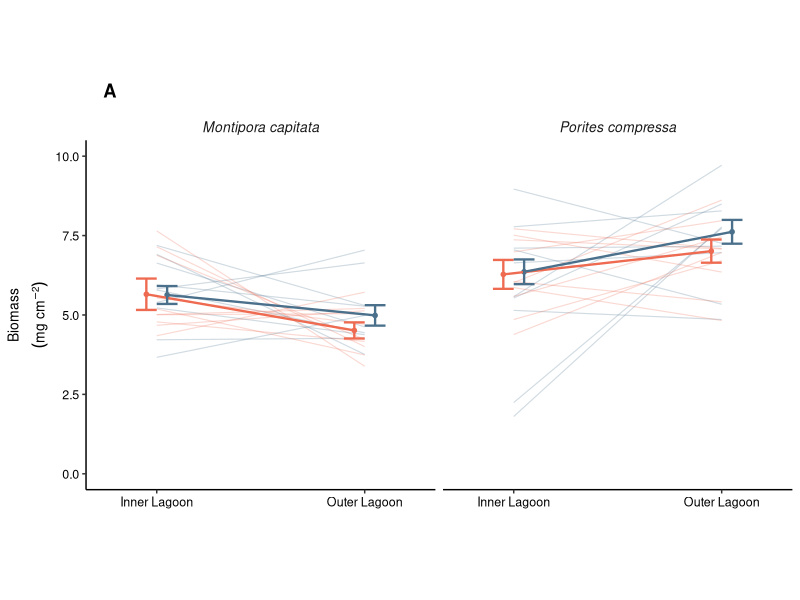
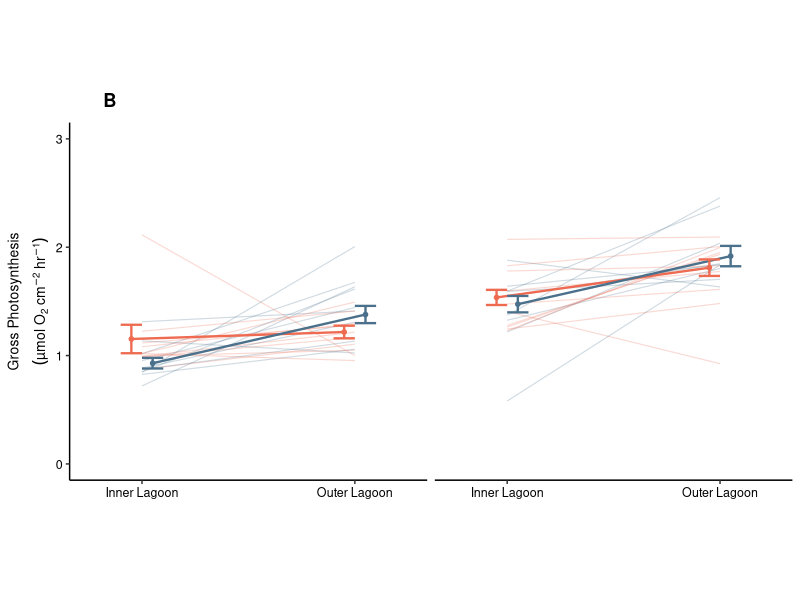
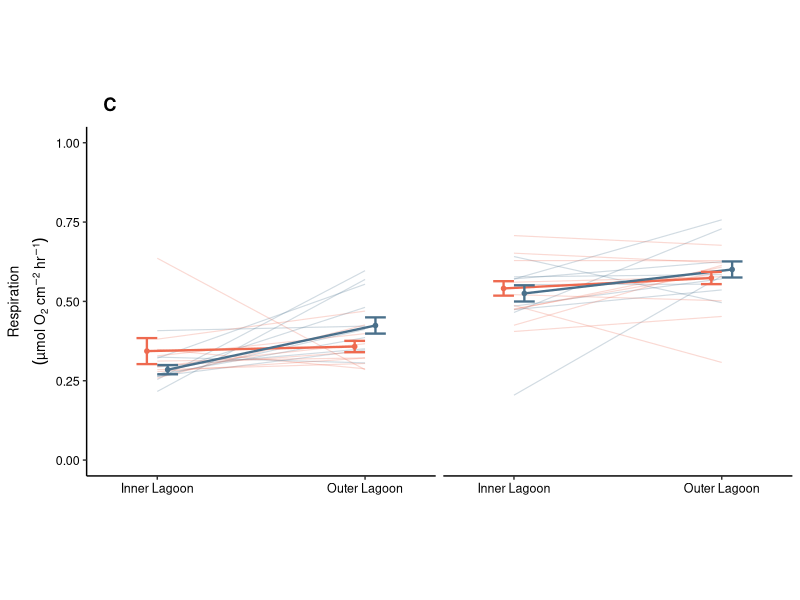
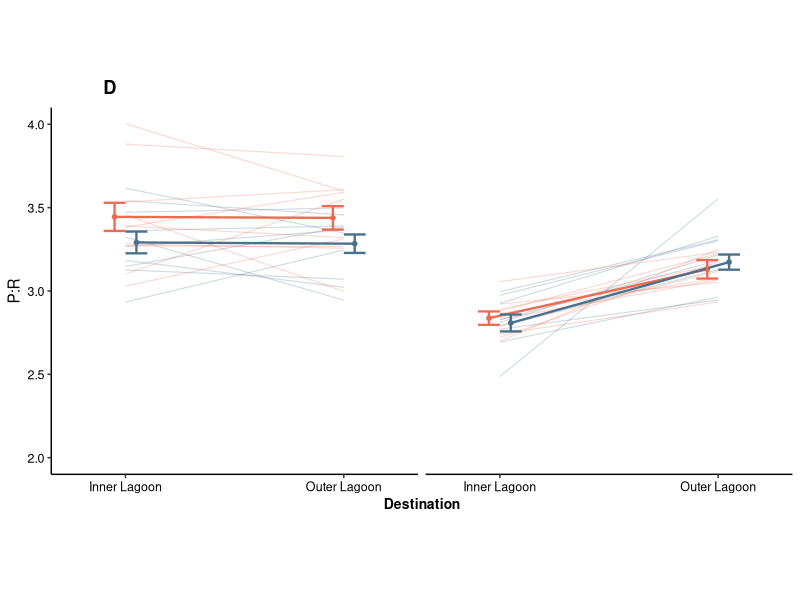

Recreate these plots in R, in order. (Note: this script raises an error after producing the figures.)
# Multi-panel Response Figures
## Load necessary packages
library(ggplot2) # plotting
library(patchwork) # arrange plots
library(ggpubr)

## Import dataset
Master <- read.csv("Data/RTE_Frags.csv")

## T6 ##
Tfinal <- subset(Master, Timepoint == "6")
Tfinal$Species <- gsub("MCAP", "Montipora capitata", as.character(Tfinal$Species))
Tfinal$Species <- gsub("PCOM", "Porites compressa", as.character(Tfinal$Species))
Tfinal$Transplant <- gsub("Inner Bay", "Inner Lagoon", Tfinal$Transplant)
Tfinal$Transplant <- gsub("Outer Bay", "Outer Lagoon", Tfinal$Transplant)
Tfinal$Origin <- gsub("Inner Bay", "Inner Lagoon", Tfinal$Origin)
Tfinal$Origin <- gsub("Outer Bay", "Outer Lagoon", Tfinal$Origin)

# Biomass
BMfinal <- subset(Tfinal, BM >= 0)
BM = ggplot(BMfinal, aes(x = Transplant, y = BM, color = Origin)) + 
  stat_summary(aes(group = Parent), fun = mean, geom = "line", size = 0.4, alpha = 0.25) +
  stat_summary(aes(group = Origin), fun = mean, geom = "point", size = 1.25, position = position_dodge(width = 0.2)) +
  stat_summary(aes(group = Origin), fun = mean, geom = "line", size = 0.8, position = position_dodge(width = 0.2)) + 
  stat_summary(aes(group = Origin), fun.data = mean_se, geom = "errorbar", width = 0.2, size = 0.8, position = position_dodge(width = 0.2)) + 
  scale_x_discrete(expand = c(0.17, 0.17)) +
  coord_cartesian(ylim = c(0, 10)) +
  scale_color_manual(values = c("Inner Lagoon" = "coral2", "Outer Lagoon" = "skyblue4")) + 
  theme(aspect.ratio = 1, axis.text.x=element_text(size=9, color = "black"), axis.text.y =  element_text(size = 9, color = "black"), axis.title=element_text(size=10), plot.title = element_text(hjust = 0.5, size = 10, face = "italic"), 
        panel.grid.major = element_blank(), panel.grid.minor = element_blank(), panel.background = element_blank(), panel.border = element_blank(), axis.line = element_line(colour = "black"),
        legend.position = "none", axis.title.x = element_blank(), plot.tag = element_text(face = "bold"), plot.tag.position = c(0.13, 1)) + 
  scale_fill_manual(values=alpha(c("coral2", "skyblue4")), name = "Origin ", labels = c("Inner Lagoon Origin", "Outer Lagoon Origin")) + 
  labs(y = expression(atop("Biomass", paste((mg~cm^-2)))), x = "Destination", color = "Origin ", title = "", tag = "A") + 
  facet_grid(cols = vars(Species)) + theme(strip.text.x = element_text(face = "italic", size = 10), strip.background = element_blank())
BM

# Gross Photosynthesis
Tfinal$GPhour <- Tfinal$GPSA/24*1440

GP = ggplot(Tfinal, aes(x = Transplant, y = GPhour, color = Origin)) + 
  stat_summary(aes(group = Parent), fun = mean, geom = "line", size = 0.4, alpha = 0.25) +
  stat_summary(aes(group = Origin), fun = mean, geom = "point", size = 1.25, position = position_dodge(width = 0.2)) +
  stat_summary(aes(group = Origin), fun = mean, geom = "line", size = 0.8, position = position_dodge(width = 0.2)) + 
  stat_summary(aes(group = Origin), fun.data = mean_se, geom = "errorbar", width = 0.2, size = 0.8, position = position_dodge(width = 0.2)) + 
  scale_x_discrete(expand = c(0.17, 0.17)) +
  coord_cartesian(ylim = c(0, 3)) +
  scale_color_manual(values = c("Inner Lagoon" = "coral2", "Outer Lagoon" = "skyblue4")) + 
  theme(aspect.ratio = 1, axis.text.x=element_text(size=9, color = "black"), axis.text.y=element_text(size = 9, color = "black"), axis.title=element_text(size=10), plot.title = element_text(hjust = 0.5, size = 10, face = "italic"), 
        panel.grid.major = element_blank(), panel.grid.minor = element_blank(), panel.background = element_blank(), panel.border = element_blank(), axis.line = element_line(colour = "black"),
        legend.position = "none", axis.title.x = element_blank(), plot.tag = element_text(face = "bold"), plot.tag.position = c(0.13, 1)) + 
  scale_fill_manual(values=alpha(c("coral2", "skyblue4")), name = "Origin ", labels = c("Inner Lagoon Origin", "Outer Lagoon Origin")) + 
  labs(y = expression(atop("Gross Photosynthesis", paste((µmol~O["2"]~cm^-2~hr^-1)))), x = "Destination", color = "Origin ", title = "", tag = "B") + 
  facet_grid(cols = vars(Species)) + theme(strip.text.x = element_blank(), strip.background = element_blank())
GP

# Respiration
Tfinal$Rhour <- Tfinal$RSA/24*1440

R = ggplot(Tfinal, aes(x = Transplant, y = Rhour, color = Origin)) + 
  stat_summary(aes(group = Parent), fun = mean, geom = "line", size = 0.4, alpha = 0.25) +
  stat_summary(aes(group = Origin), fun = mean, geom = "point", size = 1.25, position = position_dodge(width = 0.2)) +
  stat_summary(aes(group = Origin), fun = mean, geom = "line", size = 0.8, position = position_dodge(width = 0.2)) + 
  stat_summary(aes(group = Origin), fun.data = mean_se, geom = "errorbar", width = 0.2, size = 0.8, position = position_dodge(width = 0.2)) + 
  scale_x_discrete(expand = c(0.17, 0.17)) +
  coord_cartesian(ylim = c(0, 1)) +
  scale_color_manual(values = c("Inner Lagoon" = "coral2", "Outer Lagoon" = "skyblue4")) + 
  theme(aspect.ratio = 1, axis.text.x=element_text(size=9, color = "black"), axis.text.y = element_text(size = 9, color = "black"), axis.title=element_text(size=10), plot.title = element_text(hjust = 0.5, size = 10, face = "italic"), 
        panel.grid.major = element_blank(), panel.grid.minor = element_blank(), panel.background = element_blank(), panel.border = element_blank(), axis.line = element_line(colour = "black"),
        legend.position = "none", axis.title.x = element_blank(), plot.tag = element_text(face = "bold"), plot.tag.position = c(0.13, 1)) + 
  scale_fill_manual(values=alpha(c("coral2", "skyblue4")), name = "Origin ", labels = c("Inner Lagoon Origin", "Outer Lagoon Origin")) + 
  labs(y = expression(atop("Respiration", paste((µmol~O["2"]~cm^-2~hr^-1)))), x = "Destination", color = "Origin ", title = "", tag = "C") + 
  facet_grid(cols = vars(Species)) + theme(strip.text.x = element_blank(), strip.background = element_blank())
R

# P:R
PR = ggplot(Tfinal, aes(x = Transplant, y = P_RSA, color = Origin)) + 
  stat_summary(aes(group = Parent), fun = mean, geom = "line", size = 0.4, alpha = 0.25) +
  stat_summary(aes(group = Origin), fun = mean, geom = "point", size = 1.25, position = position_dodge(width = 0.2)) +
  stat_summary(aes(group = Origin), fun = mean, geom = "line", size = 0.8, position = position_dodge(width = 0.2)) + 
  stat_summary(aes(group = Origin), fun.data = mean_se, geom = "errorbar", width = 0.2, size = 0.8, position = position_dodge(width = 0.2)) + 
  scale_x_discrete(expand = c(0.17, 0.17)) +
  coord_cartesian(ylim = c(2, 4)) +
  scale_color_manual(values = c("Inner Lagoon" = "coral2", "Outer Lagoon" = "skyblue4")) + 
  theme(aspect.ratio = 1, axis.text.x=element_text(size=9, color = "black"), axis.text.y = element_text(size = 9, color = "black"), axis.title.x=element_text(size=10, face = "bold"), plot.title = element_text(hjust = 0.5, size = 9, face = "italic"), 
        panel.grid.major = element_blank(), panel.grid.minor = element_blank(), panel.background = element_blank(), panel.border = element_blank(), axis.line = element_line(colour = "black"),
        legend.position = "none", plot.tag = element_text(face = "bold"), plot.tag.position = c(0.13, 1)) + 
  scale_fill_manual(values=alpha(c("coral2", "skyblue4")), name = "Origin ", labels = c("Inner Lagoon Origin", "Outer Lagoon Origin")) + 
  labs(y = "P:R", x = "Destination", color = "Origin ", title = "", tag = "D") + 
  facet_grid(cols = vars(Species)) +  theme(strip.text.x = element_blank())
PR

# Survival
SurvivalFinal <- read.csv("RTE_Parents_Master_Long.csv")
SurvivalFinal$Species <- gsub("MCAP", "Montipora capitata", as.character(SurvivalFinal$Species))
SurvivalFinal$Species <- gsub("PCOM", "Porites compressa", as.character(SurvivalFinal$Species))
SurvivalFinal <- subset(SurvivalFinal, Timepoint == "6")
SurvivalFinal$Transplant <- gsub("Inner Bay", "Inner Lagoon", SurvivalFinal$Transplant)
SurvivalFinal$Transplant <- gsub("Outer Bay", "Outer Lagoon", SurvivalFinal$Transplant)
SurvivalFinal$Origin <- gsub("Inner Bay", "Inner Lagoon", SurvivalFinal$Origin)
SurvivalFinal$Origin <- gsub("Outer Bay", "Outer Lagoon", SurvivalFinal$Origin)

S = ggplot(SurvivalFinal, aes(x = Transplant, y = Survival, color = Origin)) + 
  geom_line(aes(group = Parent), size = 0.4, alpha = 0.25) + 
  stat_summary(aes(group = Origin), fun = mean, geom = "point", size = 1.25, position = position_dodge(width = 0.2)) +
  stat_summary(aes(group = Origin), fun = mean, geom = "line", size = 0.8, position = position_dodge(width = 0.2)) + 
  stat_summary(aes(group = Origin), fun.data = mean_se, geom = "errorbar", width = 0.2, size = 0.8, position = position_dodge(width = 0.2)) + 
  scale_x_discrete(expand = c(0.17, 0.17)) +
  coord_cartesian(ylim = c(50, 100)) +
  scale_color_manual(values = c("Inner Lagoon" = "coral2", "Outer Lagoon" = "skyblue4")) + 
  theme(aspect.ratio = 1, axis.text.x=element_text(size=9, color = "black"), axis.text.y = element_text(size = 9, color = "black"), axis.title=element_text(size=10), plot.title = element_text(hjust = 0.5, size = 9, face = "italic"), 
        panel.grid.major = element_blank(), panel.grid.minor = element_blank(), panel.background = element_blank(), panel.border = element_blank(), axis.line = element_line(colour = "black"),
        legend.position = "none", axis.title.x = element_blank(), plot.tag = element_text(face = "bold"), plot.tag.position = c(0.13, 1)) + 
  scale_fill_manual(values=alpha(c("coral2", "skyblue4")), name = "Origin ", labels = c("Inner Lagoon Origin", "Outer Lagoon Origin")) + 
  labs(y = expression(atop("Survival", paste(('%')))), x = "Destination", color = "Origin ", title = "", tag = "E") + 
  facet_grid(cols = vars(Species)) + theme(strip.text.x = element_text(face = "italic", size = 10), strip.background = element_blank())
S

# Growth Rate
BWdatafinal <- subset(Tfinal, BWx.d > 0)

BW = ggplot(BWdatafinal, aes(x = Transplant, y = BWx.d, color = Origin)) + 
  stat_summary(aes(group = Parent), fun = mean, geom = "line", size = 0.4, alpha = 0.25) +
  stat_summary(aes(group = Origin), fun = mean, geom = "point", size = 1.25, position = position_dodge(width = 0.2)) +
  stat_summary(aes(group = Origin), fun = mean, geom = "line", size = 0.8, position = position_dodge(width = 0.2)) + 
  stat_summary(aes(group = Origin), fun.data = mean_se, geom = "errorbar", width = 0.2, size = 0.8, position = position_dodge(width = 0.2)) + 
  scale_x_discrete(expand = c(0.17, 0.17)) +
  coord_cartesian(ylim = c(0, 1.5)) +
  scale_color_manual(values = c("Inner Lagoon" = "coral2", "Outer Lagoon" = "skyblue4")) + 
  theme(aspect.ratio = 1, axis.text.x=element_text(size=9, color = "black"), axis.text.y = element_text(size = 9, color = "black"), axis.title=element_text(size=10), plot.title = element_text(hjust = 0.5, size = 10, face = "italic"), 
        panel.grid.major = element_blank(), panel.grid.minor = element_blank(), panel.background = element_blank(), panel.border = element_blank(), axis.line = element_line(colour = "black"),
        legend.position = "none", axis.title.x = element_blank(), plot.tag = element_text(face = "bold"), plot.tag.position = c(0.13, 1)) + 
  scale_fill_manual(values=alpha(c("coral2", "skyblue4")), name = "Origin ", labels = c("Inner Lagoon Origin", "Outer Lagoon Origin")) + 
  labs(y = expression(atop("Calcification", paste(('%'~day^-1)))), x = "Destination", color = "Origin ", title = "", tag = "F") + 
  facet_grid(cols = vars(Species)) +  theme(strip.text.x = element_blank())
BW

# Linear Extension
LEdatafinal <- subset(Tfinal, LE >= 0)
LEdatafinal$LEmm <- LEdatafinal$LE*10
LE = ggplot(LEdatafinal, aes(x = Transplant, y = LEmm, color = Origin)) + 
  stat_summary(aes(group = Parent), fun = mean, geom = "line", size = 0.4, alpha = 0.25) +
  stat_summary(aes(group = Origin), fun = mean, geom = "point", size = 1.25, position = position_dodge(width = 0.2)) +
  stat_summary(aes(group = Origin), fun = mean, geom = "line", size = 0.8, position = position_dodge(width = 0.2)) + 
  stat_summary(aes(group = Origin), fun.data = mean_se, geom = "errorbar", width = 0.2, size = 0.8, position = position_dodge(width = 0.2)) + 
  scale_x_discrete(expand = c(0.17, 0.17)) +
  coord_cartesian(ylim = c(0, 0.2)) +
  scale_color_manual(values = c("Inner Lagoon" = "coral2", "Outer Lagoon" = "skyblue4")) + 
  theme(aspect.ratio = 1, axis.text.x=element_text(size=9, color = "black"), axis.text.y = element_text(size = 9, color = "black"), axis.title=element_text(size=10), plot.title = element_text(hjust = 0.5, size = 10, face = "italic"), 
        panel.grid.major = element_blank(), panel.grid.minor = element_blank(), panel.background = element_blank(), panel.border = element_blank(), axis.line = element_line(colour = "black"),
        legend.position = "none", axis.title.x = element_blank(), plot.tag = element_text(face = "bold"), plot.tag.position = c(0.13, 1)) + 
  scale_fill_manual(values=alpha(c("coral2", "skyblue4")), name = "Origin ", labels = c("Inner Lagoon Origin", "Outer Lagoon Origin")) + 
  labs(y = expression(atop("Linear Extension", paste((mm~day^-1)))), x = "Destination", color = "Origin ", title = "", tag = "G") + 
  facet_grid(cols = vars(Species)) +  theme(strip.text.x = element_blank())
LE

# Reproduction
Repro <- read.csv("RTE_Parents_Master_Long.csv")
Repro$Species <- gsub("MCAP", "Montipora capitata", as.character(Repro$Species))
Repro$Species <- gsub("PCOM", "Porites compressa", as.character(Repro$Species))
Repro <- subset(Repro, Species == "Montipora capitata")
Repro <- subset(Repro, Timepoint == 6)
Repro$Transplant <- gsub("Inner Bay", "Inner Lagoon", Repro$Transplant)
Repro$Transplant <- gsub("Outer Bay", "Outer Lagoon", Repro$Transplant)
Repro$Origin <- gsub("Inner Bay", "Inner Lagoon", Repro$Origin)
Repro$Origin <- gsub("Outer Bay", "Outer Lagoon", Repro$Origin)

Reproduction = ggplot(Repro, aes(x = Transplant, y = PropSpawn, color = Origin)) + 
  stat_summary(aes(group = Origin), fun = mean, geom = "point", size = 1.25) +
  stat_summary(aes(group = Origin), fun = mean, geom = "line", size = 0.8) + 
  scale_x_discrete(expand = c(0.17, 0.17)) +
  coord_cartesian(ylim = c(0, 1)) +
  scale_color_manual(values = c("Inner Lagoon" = "coral2", "Outer Lagoon" = "skyblue4")) + 
  theme(aspect.ratio = 1, axis.text.x=element_text(size=9, color = "black"), axis.text.y = element_text(size = 9, color = "black"), axis.title=element_text(size=10), plot.title = element_text(size = 9, face = "italic"), 
        panel.grid.major = element_blank(), panel.grid.minor = element_blank(), panel.background = element_blank(), panel.border = element_blank(), axis.line = element_line(colour = "black"),
        legend.title = element_text(size=10, hjust = 0.5, face = "bold"), legend.key = element_blank(), legend.text = element_text(size = 10), legend.position = c(1.5,0.5), legend.key.size = unit(0.6, "cm"),
        legend.background = element_rect(fill = "white", linetype = "solid", colour = "black", size = 0.25), axis.title.x = element_blank(), 
        plot.tag = element_text(face = "bold"), plot.tag.position = c(0.13, 1)) + 
  scale_fill_manual(values=alpha(c("coral2", "skyblue4")), name = "Origin ", labels = c("Inner Lagoon Origin", "Outer Lagoon Origin")) + 
  labs(y = expression(atop("Reproductive Success", paste((Proportion~Spawned)))), x = "Destination", color = "Origin", title = "", tag = "H")
Reproduction

## Arrange Figures
BM + S + GP + BW + R + LE + PR + {Reproduction + plot_spacer()} + plot_layout(ncol = 2, nrow = 4, heights = 2)

## T3 ##
Tmid <- subset(Master, Timepoint == "3")
Tmid$Species <- gsub("MCAP", "Montipora capitata", as.character(Tmid$Species))
Tmid$Species <- gsub("PCOM", "Porites compressa", as.character(Tmid$Species))
Tmid$Transplant <- gsub("Inner Bay", "Inner Lagoon", Tmid$Transplant)
Tmid$Transplant <- gsub("Outer Bay", "Outer Lagoon", Tmid$Transplant)
Tmid$Origin <- gsub("Inner Bay", "Inner Lagoon", Tmid$Origin)
Tmid$Origin <- gsub("Outer Bay", "Outer Lagoon", Tmid$Origin)

# Biomass
BMdatamid <- subset(Tmid, BM >= 0)
BM = ggplot(BMdatamid, aes(x = Transplant, y = BM, color = Origin)) + 
  stat_summary(aes(group = Parent), fun = mean, geom = "line", size = 0.4, alpha = 0.25) +
  stat_summary(aes(group = Origin), fun = mean, geom = "point", size = 1.25, position = position_dodge(width = 0.2)) +
  stat_summary(aes(group = Origin), fun = mean, geom = "line", size = 0.8, position = position_dodge(width = 0.2)) + 
  stat_summary(aes(group = Origin), fun.data = mean_se, geom = "errorbar", width = 0.2, size = 0.8, position = position_dodge(width = 0.2)) + 
  scale_x_discrete(expand = c(0.17, 0.17)) +
  coord_cartesian(ylim = c(0, 15)) +
  scale_color_manual(values = c("Inner Lagoon" = "coral2", "Outer Lagoon" = "skyblue4")) + 
  theme(aspect.ratio = 1, axis.text.x=element_text(size=9, color = "black"), axis.text.y =  element_text(size = 9, color = "black"), axis.title=element_text(size=10), plot.title = element_text(hjust = 0.5, size = 10, face = "italic"), 
        panel.grid.major = element_blank(), panel.grid.minor = element_blank(), panel.background = element_blank(), panel.border = element_blank(), axis.line = element_line(colour = "black"),
        legend.position = "none", axis.title.x = element_blank(), plot.tag = element_text(face = "bold"), plot.tag.position = c(0.13, 1)) + 
  scale_fill_manual(values=alpha(c("coral2", "skyblue4")), name = "Origin ", labels = c("Inner Lagoon Origin", "Outer Lagoon Origin")) + 
  labs(y = expression(atop("Biomass", paste((mg~cm^-2)))), x = "Destination", color = "Origin ", title = "", tag = "A") + 
  facet_grid(cols = vars(Species)) + theme(strip.text.x = element_text(face = "italic", size = 10), strip.background = element_blank())
BM

# Gross Photosynthesis
Tmid$GPhour <- Tmid$GPSA/24*1440

GP = ggplot(Tmid, aes(x = Transplant, y = GPhour, color = Origin)) + 
  stat_summary(aes(group = Parent), fun = mean, geom = "line", size = 0.4, alpha = 0.25) +
  stat_summary(aes(group = Origin), fun = mean, geom = "point", size = 1.25, position = position_dodge(width = 0.2)) +
  stat_summary(aes(group = Origin), fun = mean, geom = "line", size = 0.8, position = position_dodge(width = 0.2)) + 
  stat_summary(aes(group = Origin), fun.data = mean_se, geom = "errorbar", width = 0.2, size = 0.8, position = position_dodge(width = 0.2)) + 
  scale_x_discrete(expand = c(0.17, 0.17)) +
  coord_cartesian(ylim = c(0, 3)) +
  scale_color_manual(values = c("Inner Lagoon" = "coral2", "Outer Lagoon" = "skyblue4")) + 
  theme(aspect.ratio = 1, axis.text.x=element_text(size=9, color = "black"), axis.text.y=element_text(size = 9, color = "black"), axis.title=element_text(size=10), plot.title = element_text(hjust = 0.5, size = 10, face = "italic"), 
        panel.grid.major = element_blank(), panel.grid.minor = element_blank(), panel.background = element_blank(), panel.border = element_blank(), axis.line = element_line(colour = "black"),
        legend.position = "none", axis.title.x = element_blank(), plot.tag = element_text(face = "bold"), plot.tag.position = c(0.13, 1)) + 
  scale_fill_manual(values=alpha(c("coral2", "skyblue4")), name = "Origin ", labels = c("Inner Lagoon Origin", "Outer Lagoon Origin")) + 
  labs(y = expression(atop("Gross Photosynthesis", paste((µmol~O["2"]~cm^-2~hr^-1)))), x = "Destination", color = "Origin ", title = "", tag = "B") + 
  facet_grid(cols = vars(Species)) + theme(strip.text.x = element_blank(), strip.background = element_blank())
GP

# Respiration
Tmid$Rhour <- Tmid$RSA/24*1440

R = ggplot(Tmid, aes(x = Transplant, y = Rhour, color = Origin)) + 
  stat_summary(aes(group = Parent), fun = mean, geom = "line", size = 0.4, alpha = 0.25) +
  stat_summary(aes(group = Origin), fun = mean, geom = "point", size = 1.25, position = position_dodge(width = 0.2)) +
  stat_summary(aes(group = Origin), fun = mean, geom = "line", size = 0.8, position = position_dodge(width = 0.2)) + 
  stat_summary(aes(group = Origin), fun.data = mean_se, geom = "errorbar", width = 0.2, size = 0.8, position = position_dodge(width = 0.2)) + 
  scale_x_discrete(expand = c(0.17, 0.17)) +
  coord_cartesian(ylim = c(0, 1)) +
  scale_color_manual(values = c("Inner Lagoon" = "coral2", "Outer Lagoon" = "skyblue4")) + 
  theme(aspect.ratio = 1, axis.text.x=element_text(size=9, color = "black"), axis.text.y = element_text(size = 9, color = "black"), axis.title=element_text(size=10), plot.title = element_text(hjust = 0.5, size = 10, face = "italic"), 
        panel.grid.major = element_blank(), panel.grid.minor = element_blank(), panel.background = element_blank(), panel.border = element_blank(), axis.line = element_line(colour = "black"),
        legend.position = "none", axis.title.x = element_blank(), plot.tag = element_text(face = "bold"), plot.tag.position = c(0.13, 1)) + 
  scale_fill_manual(values=alpha(c("coral2", "skyblue4")), name = "Origin ", labels = c("Inner Lagoon Origin", "Outer Lagoon Origin")) + 
  labs(y = expression(atop("Respiration", paste((µmol~O["2"]~cm^-2~hr^-1)))), x = "Destination", color = "Origin ", title = "", tag = "C") + 
  facet_grid(cols = vars(Species)) + theme(strip.text.x = element_blank(), strip.background = element_blank())
R

# P:R
PRmid <- subset(Tmid, P_RSA < 10)
PR = ggplot(PRmid, aes(x = Transplant, y = P_RSA, color = Origin)) + 
  stat_summary(aes(group = Parent), fun = mean, geom = "line", size = 0.4, alpha = 0.25) +
  stat_summary(aes(group = Origin), fun = mean, geom = "point", size = 1.25, position = position_dodge(width = 0.2)) +
  stat_summary(aes(group = Origin), fun = mean, geom = "line", size = 0.8, position = position_dodge(width = 0.2)) + 
  stat_summary(aes(group = Origin), fun.data = mean_se, geom = "errorbar", width = 0.2, size = 0.8, position = position_dodge(width = 0.2)) + 
  scale_x_discrete(expand = c(0.17, 0.17)) +
  coord_cartesian(ylim = c(2, 4)) +
  scale_color_manual(values = c("Inner Lagoon" = "coral2", "Outer Lagoon" = "skyblue4")) + 
  theme(aspect.ratio = 1, axis.text.x=element_text(size=9, color = "black"), axis.text.y = element_text(size = 9, color = "black"), axis.title.x=element_text(size=10, face = "bold"), plot.title = element_text(hjust = 0.5, size = 9, face = "italic"), 
        panel.grid.major = element_blank(), panel.grid.minor = element_blank(), panel.background = element_blank(), panel.border = element_blank(), axis.line = element_line(colour = "black"),
        legend.position = "none", plot.tag = element_text(face = "bold"), plot.tag.position = c(0.13, 1)) + 
  scale_fill_manual(values=alpha(c("coral2", "skyblue4")), name = "Origin ", labels = c("Inner Lagoon Origin", "Outer Lagoon Origin")) + 
  labs(y = "P:R", x = "Destination", color = "Origin ", title = "", tag = "D") + 
  facet_grid(cols = vars(Species)) +  theme(strip.text.x = element_blank())
PR

# Survival
SurvivalMid <- read.csv("RTE_Parents_Master_Long.csv")
SurvivalMid$Species <- gsub("MCAP", "Montipora capitata", as.character(SurvivalMid$Species))
SurvivalMid$Species <- gsub("PCOM", "Porites compressa", as.character(SurvivalMid$Species))
SurvivalMid <- subset(SurvivalMid, Timepoint == "3")
SurvivalMid$Transplant <- gsub("Inner Bay", "Inner Lagoon", SurvivalMid$Transplant)
SurvivalMid$Transplant <- gsub("Outer Bay", "Outer Lagoon", SurvivalMid$Transplant)
SurvivalMid$Origin <- gsub("Inner Bay", "Inner Lagoon", SurvivalMid$Origin)
SurvivalMid$Origin <- gsub("Outer Bay", "Outer Lagoon", SurvivalMid$Origin)

S = ggplot(SurvivalMid, aes(x = Transplant, y = Survival, color = Origin)) + 
  geom_line(aes(group = Parent), size = 0.4, alpha = 0.25) + 
  stat_summary(aes(group = Origin), fun = mean, geom = "point", size = 1.25, position = position_dodge(width = 0.2)) +
  stat_summary(aes(group = Origin), fun = mean, geom = "line", size = 0.8, position = position_dodge(width = 0.2)) + 
  stat_summary(aes(group = Origin), fun.data = mean_se, geom = "errorbar", width = 0.2, size = 0.8, position = position_dodge(width = 0.2)) + 
  scale_x_discrete(expand = c(0.17, 0.17)) +
  coord_cartesian(ylim = c(50, 100)) +
  scale_color_manual(values = c("Inner Lagoon" = "coral2", "Outer Lagoon" = "skyblue4")) + 
  theme(aspect.ratio = 1, axis.text.x=element_text(size=9, color = "black"), axis.text.y = element_text(size = 9, color = "black"), axis.title=element_text(size=10), plot.title = element_text(hjust = 0.5, size = 9, face = "italic"), 
        panel.grid.major = element_blank(), panel.grid.minor = element_blank(), panel.background = element_blank(), panel.border = element_blank(), axis.line = element_line(colour = "black"),
        legend.position = "none", axis.title.x = element_blank(), plot.tag = element_text(face = "bold"), plot.tag.position = c(0.13, 1)) + 
  scale_fill_manual(values=alpha(c("coral2", "skyblue4")), name = "Origin ", labels = c("Inner Lagoon Origin", "Outer Lagoon Origin")) + 
  labs(y = expression(atop("Survival", paste(('%')))), x = "Destination", color = "Origin ", title = "", tag = "E") + 
  facet_grid(cols = vars(Species)) + theme(strip.text.x = element_text(face = "italic", size = 10), strip.background = element_blank())
S

# Growth Rate
BWdatamid <- subset(Tmid, BWx.d > 0)

BW = ggplot(BWdatamid, aes(x = Transplant, y = BWx.d, color = Origin)) + 
  stat_summary(aes(group = Parent), fun = mean, geom = "line", size = 0.4, alpha = 0.25) +
  stat_summary(aes(group = Origin), fun = mean, geom = "point", size = 1.25, position = position_dodge(width = 0.2)) +
  stat_summary(aes(group = Origin), fun = mean, geom = "line", size = 0.8, position = position_dodge(width = 0.2)) + 
  stat_summary(aes(group = Origin), fun.data = mean_se, geom = "errorbar", width = 0.2, size = 0.8, position = position_dodge(width = 0.2)) + 
  scale_x_discrete(expand = c(0.17, 0.17)) +
  coord_cartesian(ylim = c(0, 1.5)) +
  scale_color_manual(values = c("Inner Lagoon" = "coral2", "Outer Lagoon" = "skyblue4")) + 
  theme(aspect.ratio = 1, axis.text.x=element_text(size=9, color = "black"), axis.text.y = element_text(size = 9, color = "black"), axis.title=element_text(size=10), plot.title = element_text(hjust = 0.5, size = 10, face = "italic"), 
        panel.grid.major = element_blank(), panel.grid.minor = element_blank(), panel.background = element_blank(), panel.border = element_blank(), axis.line = element_line(colour = "black"),
        legend.position = "none", axis.title.x = element_blank(), plot.tag = element_text(face = "bold"), plot.tag.position = c(0.13, 1)) + 
  scale_fill_manual(values=alpha(c("coral2", "skyblue4")), name = "Origin ", labels = c("Inner Lagoon Origin", "Outer Lagoon Origin")) + 
  labs(y = expression(atop("Calcification", paste(('%'~day^-1)))), x = "Destination", color = "Origin ", title = "", tag = "F") + 
  facet_grid(cols = vars(Species)) +  theme(strip.text.x = element_blank())
BW

# Linear Extension
LEdatamid <- subset(Tmid, LE >= 0)
LEdatamid$LEmm <- LEdatamid$LE*10
LE = ggplot(LEdatamid, aes(x = Transplant, y = LEmm, color = Origin)) + 
  stat_summary(aes(group = Parent), fun = mean, geom = "line", size = 0.4, alpha = 0.25) +
  stat_summary(aes(group = Origin), fun = mean, geom = "point", size = 1.25, position = position_dodge(width = 0.2)) +
  stat_summary(aes(group = Origin), fun = mean, geom = "line", size = 0.8, position = position_dodge(width = 0.2)) + 
  stat_summary(aes(group = Origin), fun.data = mean_se, geom = "errorbar", width = 0.2, size = 0.8, position = position_dodge(width = 0.2)) + 
  scale_x_discrete(expand = c(0.17, 0.17)) +
  coord_cartesian(ylim = c(0, 0.2)) +
  scale_color_manual(values = c("Inner Lagoon" = "coral2", "Outer Lagoon" = "skyblue4")) + 
  theme(aspect.ratio = 1, axis.text.x=element_text(size=9, color = "black"), axis.text.y = element_text(size = 9, color = "black"), axis.title=element_text(size=10), plot.title = element_text(hjust = 0.5, size = 10, face = "italic"), 
        panel.grid.major = element_blank(), panel.grid.minor = element_blank(), panel.background = element_blank(), panel.border = element_blank(), axis.line = element_line(colour = "black"),
        legend.position = "none", axis.title.x = element_blank(), plot.tag = element_text(face = "bold"), plot.tag.position = c(0.13, 1)) + 
  scale_fill_manual(values=alpha(c("coral2", "skyblue4")), name = "Origin ", labels = c("Inner Lagoon Origin", "Outer Lagoon Origin")) + 
  labs(y = expression(atop("Linear Extension", paste((mm~day^-1)))), x = "Destination", color = "Origin ", title = "", tag = "G") + 
  facet_grid(cols = vars(Species)) +  theme(strip.text.x = element_blank())
LE

## Arrange Figures
BM + S + GP + BW + R + LE + PR + plot_layout(ncol = 2, nrow = 4, heights = 2)